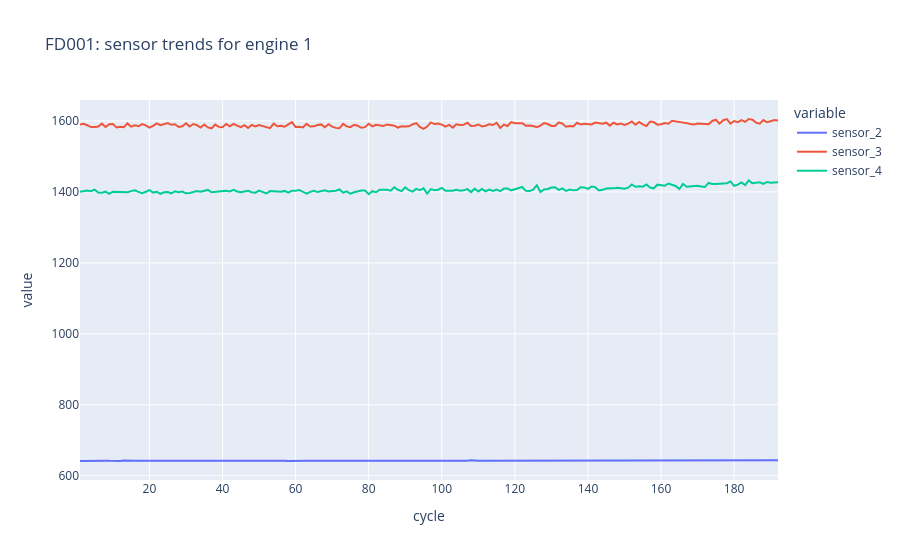

Notebook code for this chart:
### Code cell
engine = train.loc[train.engine_id == 1]
px.line(engine, x='cycle', y=['sensor_2', 'sensor_3', 'sensor_4'],
        title=f'{DATASET}: sensor trends for engine 1')

### Figure 1 — Plotly figure (JSON) as saved in the notebook; plotly's stock layout.template omitted (floating-point values rounded to 4 significant figures; data arrays with more than 128 entries replaced by an {"elided": "..."} marker saying what was removed)
{"data": [{"hovertemplate": "variable=sensor_2<br>cycle=%{x}<br>value=%{y}<extra></extra>", "legendgroup": "sensor_2", "line": {"color": "#636efa", "dash": "solid"}, "marker": {"symbol": "circle"}, "mode": "lines", "name": "sensor_2", "orientation": "v", "showlegend": true, "type": "scatter", "x": {"elided": "192 int values"}, "xaxis": "x", "y": {"elided": "192 float values"}, "yaxis": "y"}, {"hovertemplate": "variable=sensor_3<br>cycle=%{x}<br>value=%{y}<extra></extra>", "legendgroup": "sensor_3", "line": {"color": "#EF553B", "dash": "solid"}, "marker": {"symbol": "circle"}, "mode": "lines", "name": "sensor_3", "orientation": "v", "showlegend": true, "type": "scatter", "x": {"elided": "192 int values"}, "xaxis": "x", "y": {"elided": "192 float values"}, "yaxis": "y"}, {"hovertemplate": "variable=sensor_4<br>cycle=%{x}<br>value=%{y}<extra></extra>", "legendgroup": "sensor_4", "line": {"color": "#00cc96", "dash": "solid"}, "marker": {"symbol": "circle"}, "mode": "lines", "name": "sensor_4", "orientation": "v", "showlegend": true, "type": "scatter", "x": {"elided": "192 int values"}, "xaxis": "x", "y": {"elided": "192 float values"}, "yaxis": "y"}], "layout": {"legend": {"title": {"text": "variable"}, "tracegroupgap": 0}, "title": {"text": "FD001: sensor trends for engine 1"}, "xaxis": {"anchor": "y", "domain": [0, 1], "title": {"text": "cycle"}}, "yaxis": {"anchor": "x", "domain": [0, 1], "title": {"text": "value"}}}}
